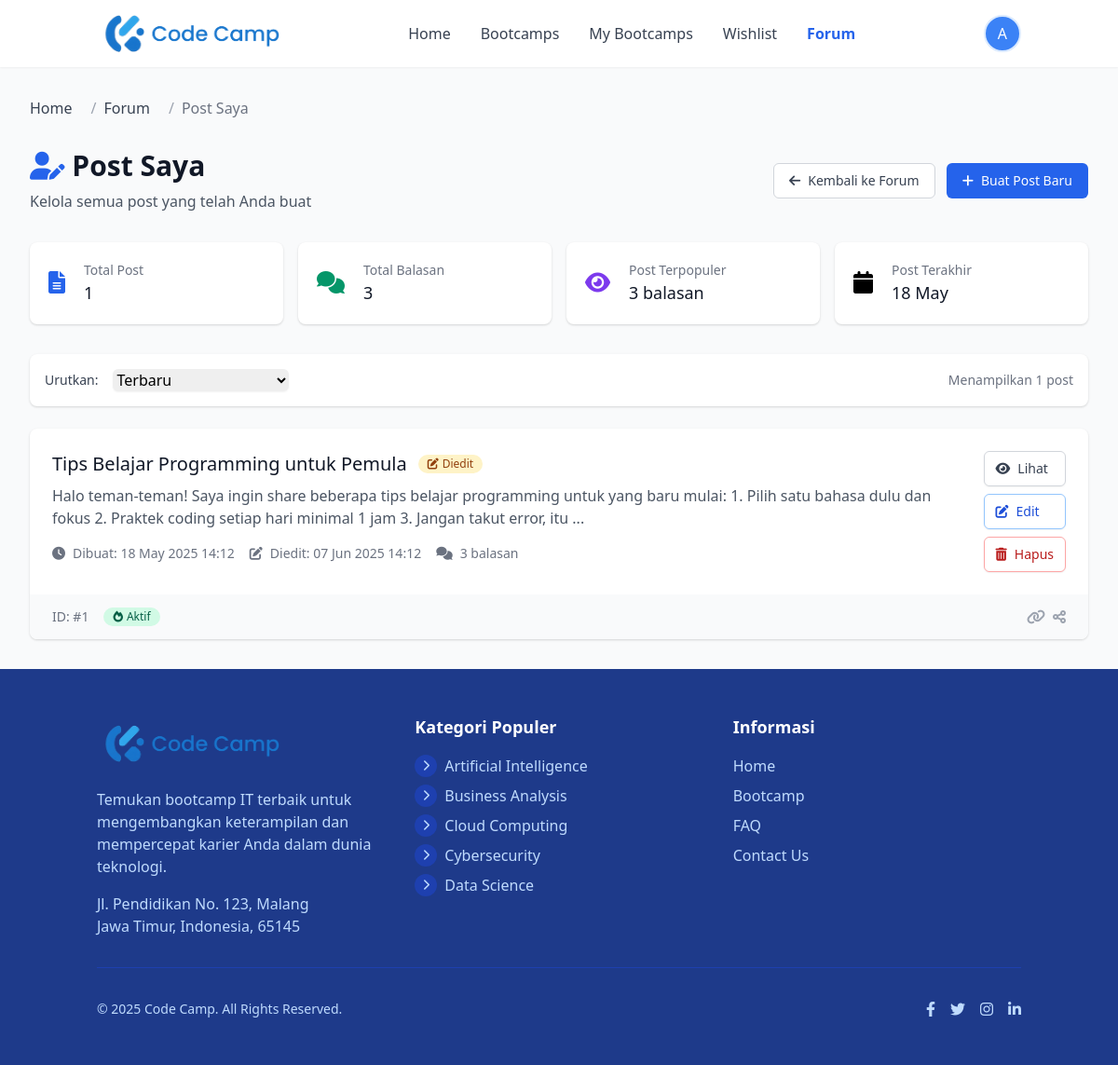
The app's page /index.php?action=forum_my_posts (signed in) with its own data.
### tables this page shows
CREATE TABLE IF NOT EXISTS forum_posts (
    id INT AUTO_INCREMENT PRIMARY KEY,
    user_id INT NOT NULL,
    title VARCHAR(255) NOT NULL,
    slug VARCHAR(255) NOT NULL UNIQUE,  
    content TEXT NOT NULL,
    category VARCHAR(100) DEFAULT 'general',  
    status ENUM('published', 'draft', 'archived') DEFAULT 'published',  
    is_pinned TINYINT(1) DEFAULT 0,  
    is_locked TINYINT(1) DEFAULT 0,  
    view_count INT DEFAULT 0,  
    reply_count INT DEFAULT 0,  
    last_reply_at DATETIME DEFAULT NULL,  
    last_reply_by INT DEFAULT NULL,  
    created_at DATETIME NOT NULL DEFAULT CURRENT_TIMESTAMP,  
    updated_at DATETIME DEFAULT CURRENT_TIMESTAMP ON UPDATE CURRENT_TIMESTAMP,  
    is_deleted TINYINT(1) DEFAULT 0,  
    
     
     
    
     
    INDEX idx_forum_posts_user (user_id),
    INDEX idx_forum_posts_slug (slug),
    INDEX idx_forum_posts_category (category),
    INDEX idx_forum_posts_status (status),
    INDEX idx_forum_posts_created (created_at),
    INDEX idx_forum_posts_deleted (is_deleted)
);

CREATE TABLE IF NOT EXISTS categories (
    id INT AUTO_INCREMENT PRIMARY KEY,
    name VARCHAR(100) NOT NULL UNIQUE,  
    slug VARCHAR(100) NOT NULL UNIQUE,  
    icon VARCHAR(255) DEFAULT NULL,  
    description TEXT DEFAULT NULL,  
    status ENUM('active', 'inactive') DEFAULT 'active',  
    sort_order INT DEFAULT 0,  
    created_at DATETIME NOT NULL DEFAULT CURRENT_TIMESTAMP,  
    updated_at DATETIME DEFAULT CURRENT_TIMESTAMP ON UPDATE CURRENT_TIMESTAMP,  
    
     
    INDEX idx_categories_slug (slug),
    INDEX idx_categories_status (status),
    INDEX idx_categories_sort (sort_order)
);

### views/forum/my_posts.php (the view, shortened to what the rows shown need)
<?php
include_once 'views/includes/header.php';
?>
<div class="max-w-7xl mx-auto px-4 sm:px-6 lg:px-8 py-8">
    <div class="flex justify-between items-center mb-8">
        <div>
            <h2 class="text-3xl font-bold text-gray-900">
                <i class="fas fa-user-edit text-blue-600"></i> Post Saya
            </h2>
        </div>
    </div>
    <div class="grid grid-cols-1 md:grid-cols-4 gap-4 mb-8">
        <div class="bg-white overflow-hidden shadow rounded-lg">
            <div class="p-5">
                <div class="flex items-center">
                    <div class="ml-5 w-0 flex-1">
                        <dl>
                            <dt class="text-sm font-medium text-gray-500 truncate">Post Terakhir</dt>
                            <dd class="text-lg font-medium text-gray-900">
                                <?php
                                if(!empty($posts)) {
                                    echo date('d M', strtotime($posts[0]['created_at']));
                                } else {
                                    echo '-';
                                }
                                ?>
                            </dd>
                        </dl>
                    </div>
                </div>
            </div>
        </div>
    </div>
    <div class="space-y-4" id="posts-container">
        <?php if (!empty($posts)): ?>
            <?php foreach ($posts as $post): ?>
                <div class="bg-white shadow rounded-lg overflow-hidden post-item"
                     data-date="<?php echo strtotime($post['created_at']); ?>"
                     data-replies="<?php echo $post['reply_count']; ?>">
                    <div class="p-6">
                        <div class="flex justify-between items-start">
                            <div class="flex-1">
                                <div class="flex items-center mb-2">
                                    <h5 class="text-xl font-medium text-gray-900 mr-3">
                                        <a href="index.php?action=forum_detail&id=<?php echo $post['id']; ?>"
                                           class="hover:text-blue-600">
                                            <?php echo htmlspecialchars($post['title']); ?>
                                        </a>
                                    </h5>
                                    <?php if ($post['updated_at'] != $post['created_at']): ?>
                                        <span class="inline-flex items-center px-2.5 py-0.5 rounded-full text-xs font-medium bg-yellow-100 text-yellow-800">
                                            <i class="fas fa-edit mr-1"></i> Diedit
                                        </span>
                                    <?php endif; ?>
                                </div>
                                <p class="text-gray-600 mb-4">
                                    <?php echo substr(htmlspecialchars($post['content']), 0, 200); ?>
                                    <?php if (strlen($post['content']) > 200): ?>...<?php endif; ?>
                                </p>
                                <div class="flex items-center text-sm text-gray-500 space-x-4">
                                    <span class="flex items-center">
                                        <i class="fas fa-clock mr-2"></i>
                                        Dibuat: <?php echo date('d M Y H:i', strtotime($post['created_at'])); ?>
                                    </span>
                                    <?php if ($post['updated_at'] != $post['created_at']): ?>
                                        <span class="flex items-center">
                                            <i class="fas fa-edit mr-2"></i>
                                            Diedit: <?php echo date('d M Y H:i', strtotime($post['updated_at'])); ?>
                                        </span>
                                    <?php endif; ?>
                                    <span class="flex items-center">
                                        <i class="fas fa-comments mr-2"></i>
                                        <?php echo $post['reply_count']; ?> balasan
                                    </span>
                                </div>
                            </div>
                            <div class="ml-4 flex flex-col space-y-2">
                                <a href="index.php?action=forum_detail&id=<?php echo $post['id']; ?>"
                                   class="inline-flex items-center px-3 py-2 border border-gray-300 shadow-sm text-sm font-medium rounded-md text-gray-700 bg-white hover:bg-gray-50">
                                    <i class="fas fa-eye mr-2"></i> Lihat
                                </a>
                                <a href="index.php?action=forum_edit&id=<?php echo $post['id']; ?>"
                                   class="inline-flex items-center px-3 py-2 border border-blue-300 shadow-sm text-sm font-medium rounded-md text-blue-700 bg-white hover:bg-blue-50">
                                    <i class="fas fa-edit mr-2"></i> Edit
                                </a>
                                <button onclick="confirmDelete(<?php echo $post['id']; ?>)"
                                        class="inline-flex items-center px-3 py-2 border border-red-300 shadow-sm text-sm font-medium rounded-md text-red-700 bg-white hover:bg-red-50">
                                    <i class="fas fa-trash-alt mr-2"></i> Hapus
                                </button>
                            </div>
                        </div>
                    </div>
                    <div class="bg-gray-50 px-6 py-3">
                        <div class="flex justify-between items-center">
                            <div class="flex items-center space-x-4">
                                <span class="text-sm text-gray-500">
                                    ID: #<?php echo $post['id']; ?>
                                </span>
                                <?php if ($post['reply_count'] > 0): ?>
                                    <span class="inline-flex items-center px-2.5 py-0.5 rounded-full text-xs font-medium bg-green-100 text-green-800">
                                        <i class="fas fa-fire mr-1"></i> Aktif
                                    </span>
                                <?php endif; ?>
                            </div>
                            <div class="flex items-center space-x-2">
                                <button onclick="copyPostLink(<?php echo $post['id']; ?>)"
                                        class="text-gray-400 hover:text-gray-600">
                                    <i class="fas fa-link"></i>
                                </button>
                                <button onclick="sharePost(<?php echo $post['id']; ?>, '<?php echo addslashes($post['title']); ?>')"
                                        class="text-gray-400 hover:text-gray-600">
                                    <i class="fas fa-share-alt"></i>
                                </button>
                            </div>
                        </div>
                    </div>
                </div>
            <?php endforeach; ?>
        <?php endif; ?>
    </div>
</div>
<?php include_once 'views/includes/footer.php'; ?>

### views/includes/footer.php (shortened to what the rows shown need)
<?php
if (!isset($categories)) {
    require_once (isset($base_url) ? $base_url : '') . 'config/database.php';
    require_once (isset($base_url) ? $base_url : '') . 'models/Category.php';
    $database = new Database();
    $db = $database->getConnection();
    $category = new Category($db);
    $categoryStmt = $category->readAll();
    $categories = $categoryStmt->fetchAll(PDO::FETCH_ASSOC);
}
?>
    <footer class="bg-blue-900 text-white">
        <div class="container mx-auto px-4 py-12">
            <div class="grid grid-cols-1 md:grid-cols-3 gap-8">
                <div>
                    <ul class="space-y-2">
                        <?php foreach (array_slice($categories, 0, 5) as $category): ?>
                            <li class="flex items-center">
                                <div class="w-6 h-6 mr-2 bg-blue-800 rounded-full flex items-center justify-center">
                                    <?php
                                    $icon_path = null;
                                    if ($icon_path): ?>
                                        <img src="<?php echo $icon_path; ?>" alt="<?php echo htmlspecialchars($category['name']); ?>" class="w-4 h-4 object-contain filter brightness-0 invert">
                                    <?php else: ?>
                                        <i class="fas fa-chevron-right text-blue-200 text-xs"></i>
                                    <?php endif; ?>
                                </div>
                                <a href="<?php echo isset($base_url) ? $base_url : ''; ?>index.php?action=bootcamp_category&id=<?php echo $category['id']; ?>" class="text-blue-200 hover:text-white transition-colors">
                                    <?php echo htmlspecialchars($category['name']); ?>
                                </a>
                            </li>
                        <?php endforeach; ?>
                    </ul>
                </div>
            </div>
        </div>
    </footer>
</body>
</html>

### records on screen
forum_posts: created_at "18 May", title "Tips Belajar Programming untuk Pemula", shows "Diedit", content "Halo teman-teman! Saya ingin share beberapa tips belajar programming untuk yang baru mulai: 1. Pilih satu bahasa dulu dan fokus 2. Praktek coding setiap hari minimal 1 jam 3. Jangan takut error, itu", created_at "18 May 2025 14:12", updated_at "07 Jun 2025 14:12", reply_count "3", id "1"
categories: name "Artificial Intelligence"
categories: name "Business Analysis"
categories: name "Cloud Computing"
categories: name "Cybersecurity"
categories: name "Data Science"

### other values on screen
substr($user_name, 0, 1) "A"
count($posts) "1"
$total_replies "3"
$max_replies "3"
